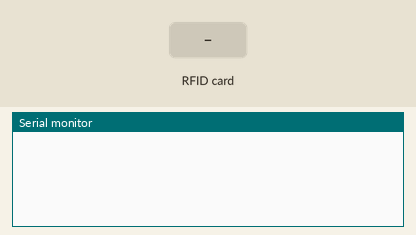
The sketch below on a simulated ESP32. On the bench: the last lines printed to the serial monitor. The test bench sets the inputs (shaded band).

Above: at 1.2 s.
1.3 s: RFID card 53 41 A8 F7 held to the reader
At 2.5 s:
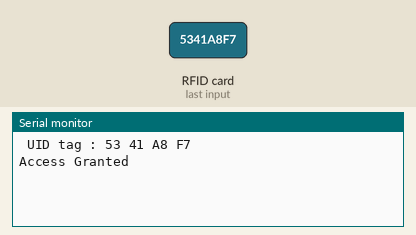
2.8 s: RFID card 5E 7A 19 C4 held to the reader
At 3.6 s:
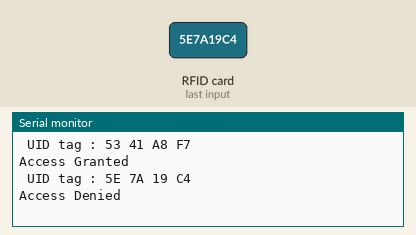

The sketch:

main.ino
```cpp
#include <SPI.h>
#include <MFRC522.h>

#define SS_PIN 21
#define RST_PIN 22
#define RXD2 12
#define TXD2 14

byte xiaomiunlock[10] = {0x55, 0xAA, 0x04, 0x20 ,0x02, 0x71, 0x01, 0x00, 0x67, 0xFF};
byte xiaomilock[10] = {0x55, 0xAA, 0x04, 0x20, 0x02, 0x70, 0x01, 0x00, 0x68, 0xFF};

byte ninebotunlock[11] = {0x5A, 0xA5, 0x02, 0x3D, 0x20, 0x02, 0x70, 0x01, 0x00, 0x2D, 0xFF};
byte ninebotlock[11] = {0x5A, 0xA5, 0x02, 0x3D, 0x20, 0x02, 0x71, 0x01, 0x00, 0x2C, 0xFF};

int status = 0;
MFRC522 mfrc522(SS_PIN, RST_PIN);  // Create MFRC522 instance

void setup() {
	Serial.begin(9600);
  Serial2.begin(115200, SERIAL_8N1, RXD2, TXD2);
	SPI.begin();
	mfrc522.PCD_Init();
	delay(2);
}

void loop() {
  if ( ! mfrc522.PICC_IsNewCardPresent()){
    return;
  }
  if ( ! mfrc522.PICC_ReadCardSerial()){
    return;
  }
  Serial.println();
  Serial.print(" UID tag :");
  String content= "";
  byte letter;
  for (byte i = 0; i < mfrc522.uid.size; i++) {
     Serial.print(mfrc522.uid.uidByte[i] < 0x10 ? " 0" : " ");
     Serial.print(mfrc522.uid.uidByte[i], HEX);
     content.concat(String(mfrc522.uid.uidByte[i] < 0x10 ? " 0" : " "));
     content.concat(String(mfrc522.uid.uidByte[i], HEX));
  }
  content.toUpperCase();
  Serial.println();
  if (content.substring(1) == "53 41 A8 F7"){
    if (Serial2.available()){
       status = 1;
       Serial2.write(xiaomiunlock,sizeof(xiaomiunlock));
    }
    Serial.println("Access Granted");
  }else{
    Serial.println("Access Denied");
    status = 0;
    if (Serial2.available()){
  Serial2.write(xiaomilock,sizeof(xiaomilock));

    }
    delay(3000);
  }
    if(status == 0){
      delay(10);
      Serial2.write(xiaomilock,sizeof(xiaomilock));
    }
}
```

Measured:
- after the input at 1.3 s, the serial monitor: prints a new line at once (image 1)
- after the input at 2.8 s, the serial monitor: prints a new line at once (image 2)
